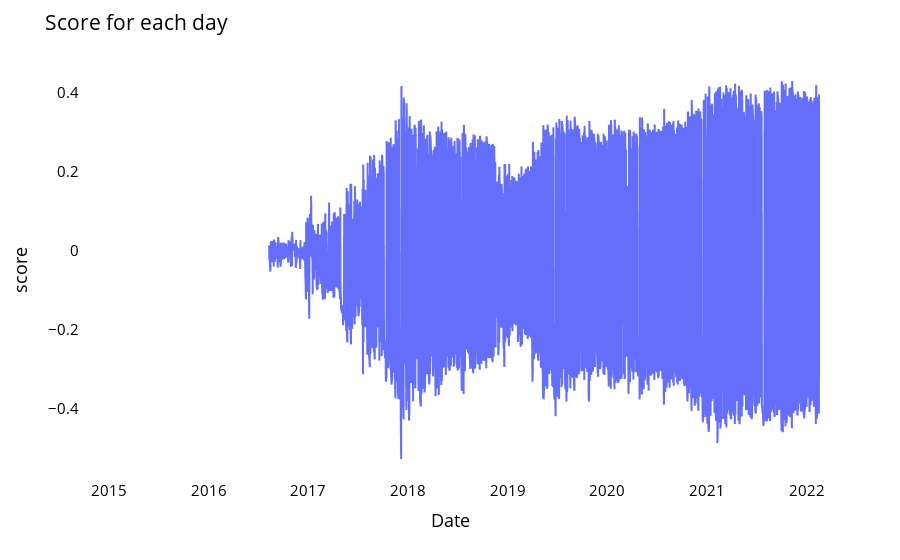

Notebook code for this chart:
### Code cell
# Evaluate the performance metrics for overall data

# Create a new column for score for each day
# score = abs(price - predicted  price)/price
# is_correct_direction is (yesterday's price - today's price) sign compare to (yesterday's price - predicted price) sign : if sign are the same then 1 else -1
plotdf['left_sign'] = plotdf['original_close'].shift(1) - plotdf['original_close']
plotdf['right_sign'] = plotdf['original_close'].shift(1) - plotdf['test_predicted_close']
plotdf['is_correct_direction'] = np.where(plotdf['left_sign'] * plotdf['right_sign'] > 0, 1, -1)
plotdf['score'] = abs(plotdf['original_close'] -
                      plotdf['test_predicted_close'])/plotdf['original_close'] * plotdf['is_correct_direction']

# plot the money return
fig = px.line(plotdf, x=plotdf['date'], y=plotdf['score'], labels={
              'value': 'Money Return', 'date': 'Date'})
fig.update_layout(title_text='Score for each day',
                  plot_bgcolor='white', font_size=15, font_color='black')
fig.update_xaxes(showgrid=False)
fig.update_yaxes(showgrid=False)
fig.show()

print("Sum score", plotdf['score'].sum())

### Figure 1 — Plotly figure (JSON) as saved in the notebook; plotly's stock layout.template omitted (floating-point values rounded to 4 significant figures; data arrays with more than 128 entries replaced by an {"elided": "..."} marker saying what was removed)
{"data": [{"hovertemplate": "Date=%{x}<br>score=%{y}<extra></extra>", "legendgroup": "", "line": {"color": "#636efa", "dash": "solid"}, "marker": {"symbol": "circle"}, "mode": "lines", "name": "", "showlegend": false, "type": "scattergl", "x": {"elided": "2713 str values"}, "xaxis": "x", "y": {"elided": "2713 float values"}, "yaxis": "y"}], "layout": {"font": {"color": "black", "size": 15}, "legend": {"tracegroupgap": 0}, "margin": {"t": 60}, "plot_bgcolor": "white", "title": {"text": "Score for each day"}, "xaxis": {"anchor": "y", "domain": [0, 1], "showgrid": false, "title": {"text": "Date"}}, "yaxis": {"anchor": "x", "domain": [0, 1], "showgrid": false, "title": {"text": "score"}}}}
